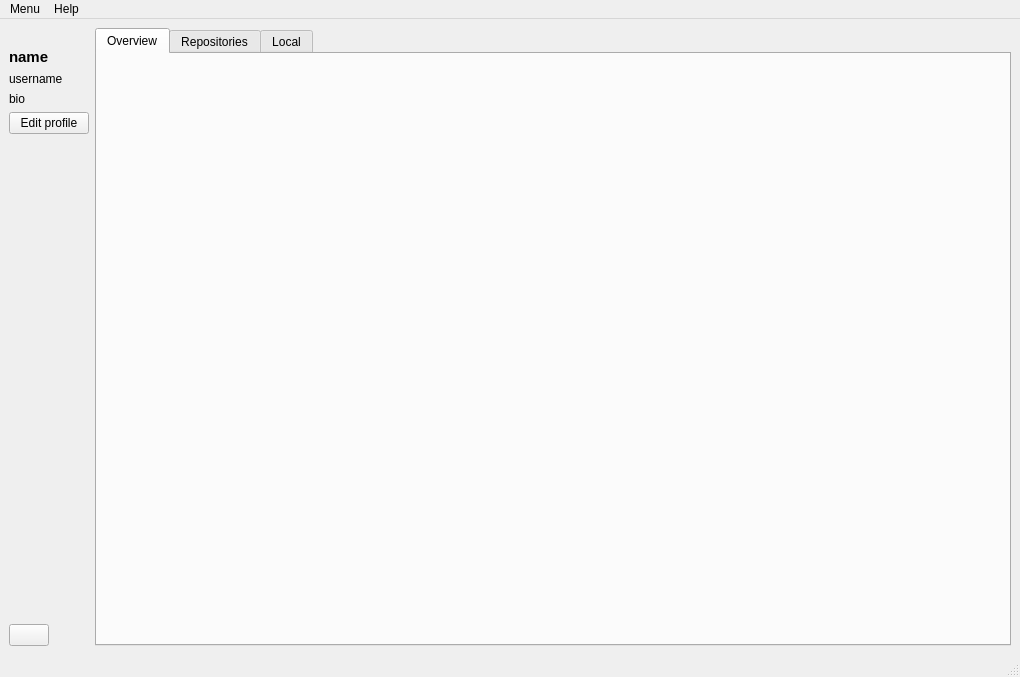
<?xml version="1.0" encoding="UTF-8"?>
<ui version="4.0">
 <class>MainWindow</class>
 <widget class="QMainWindow" name="MainWindow">
  <property name="geometry">
   <rect>
    <x>0</x>
    <y>0</y>
    <width>1020</width>
    <height>677</height>
   </rect>
  </property>
  <property name="windowTitle">
   <string>GitHub Manager</string>
  </property>
  <widget class="QWidget" name="centralwidget">
   <layout class="QHBoxLayout" name="horizontalLayout">
    <item>
     <layout class="QVBoxLayout" name="verticalLayout_2">
      <property name="sizeConstraint">
       <enum>QLayout::SetFixedSize</enum>
      </property>
      <item>
       <widget class="QLabel" name="profileImageLabel">
        <property name="sizePolicy">
         <sizepolicy hsizetype="Fixed" vsizetype="Fixed">
          <horstretch>0</horstretch>
          <verstretch>0</verstretch>
         </sizepolicy>
        </property>
        <property name="text">
         <string/>
        </property>
       </widget>
      </item>
      <item>
       <widget class="QLabel" name="nameLabel">
        <property name="font">
         <font>
          <pointsize>11</pointsize>
          <bold>true</bold>
         </font>
        </property>
        <property name="text">
         <string>name</string>
        </property>
        <property name="alignment">
         <set>Qt::AlignLeading|Qt::AlignLeft|Qt::AlignVCenter</set>
        </property>
       </widget>
      </item>
      <item>
       <widget class="QLabel" name="userNameLabel">
        <property name="sizePolicy">
         <sizepolicy hsizetype="Preferred" vsizetype="Fixed">
          <horstretch>0</horstretch>
          <verstretch>0</verstretch>
         </sizepolicy>
        </property>
        <property name="text">
         <string>username</string>
        </property>
        <property name="alignment">
         <set>Qt::AlignLeading|Qt::AlignLeft|Qt::AlignVCenter</set>
        </property>
       </widget>
      </item>
      <item>
       <widget class="QLabel" name="bioLabel">
        <property name="sizePolicy">
         <sizepolicy hsizetype="Preferred" vsizetype="Fixed">
          <horstretch>0</horstretch>
          <verstretch>0</verstretch>
         </sizepolicy>
        </property>
           <property name="text">
               <string>bio</string>
           </property>
           <property name="alignment">
               <set>Qt::AlignLeading|Qt::AlignLeft|Qt::AlignVCenter</set>
           </property>
       </widget>
      </item>
         <item>
             <widget class="QPushButton" name="editProfileButton">
                 <property name="text">
                     <string>Edit profile</string>
                 </property>
             </widget>
         </item>
         <item>
             <widget class="IconLabel" name="companyWidget" native="true">
                 <property name="sizePolicy">
                     <sizepolicy hsizetype="Fixed" vsizetype="Preferred">
                         <horstretch>0</horstretch>
                         <verstretch>0</verstretch>
                     </sizepolicy>
                 </property>
             </widget>
         </item>
         <item>
       <widget class="IconLabel" name="locationWidget" native="true">
        <property name="sizePolicy">
         <sizepolicy hsizetype="Fixed" vsizetype="Preferred">
          <horstretch>0</horstretch>
          <verstretch>0</verstretch>
         </sizepolicy>
        </property>
       </widget>
      </item>
      <item>
       <widget class="IconLabel" name="twitterWidget" native="true">
        <property name="sizePolicy">
         <sizepolicy hsizetype="Fixed" vsizetype="Preferred">
          <horstretch>0</horstretch>
          <verstretch>0</verstretch>
         </sizepolicy>
        </property>
       </widget>
      </item>
      <item>
       <widget class="IconLabel" name="joinedWidget" native="true">
        <property name="sizePolicy">
         <sizepolicy hsizetype="Fixed" vsizetype="Preferred">
          <horstretch>0</horstretch>
          <verstretch>0</verstretch>
         </sizepolicy>
        </property>
       </widget>
      </item>
      <item>
          <spacer name="verticalSpacer">
              <property name="orientation">
                  <enum>Qt::Vertical</enum>
              </property>
              <property name="sizeHint" stdset="0">
                  <size>
                      <width>20</width>
                      <height>40</height>
                  </size>
              </property>
          </spacer>
      </item>
         <item>
             <widget class="QPushButton" name="infoButton">
                 <property name="sizePolicy">
                     <sizepolicy hsizetype="Fixed" vsizetype="Fixed">
                         <horstretch>0</horstretch>
                         <verstretch>0</verstretch>
                     </sizepolicy>
                 </property>
                 <property name="text">
                     <string/>
                 </property>
             </widget>
         </item>
     </layout>
    </item>
    <item>
     <layout class="QVBoxLayout" name="verticalLayout">
      <item>
       <widget class="QTabWidget" name="mainTabWidget">
        <property name="tabPosition">
         <enum>QTabWidget::North</enum>
        </property>
        <property name="tabShape">
         <enum>QTabWidget::Rounded</enum>
        </property>
        <property name="currentIndex">
            <number>0</number>
        </property>
        <property name="iconSize">
         <size>
          <width>16</width>
          <height>16</height>
         </size>
        </property>
        <property name="elideMode">
         <enum>Qt::ElideMiddle</enum>
        </property>
        <property name="documentMode">
         <bool>false</bool>
        </property>
        <property name="tabsClosable">
         <bool>false</bool>
        </property>
        <property name="movable">
         <bool>false</bool>
        </property>
           <widget class="QWidget" name="overviewTab">
               <attribute name="icon">
                   <iconset>
                       <normaloff>../resources/icons/dark open book.png</normaloff>../resources/icons/dark open book.png
                   </iconset>
               </attribute>
               <attribute name="title">
                   <string>Overview</string>
               </attribute>
           </widget>
           <widget class="QWidget" name="repositoriesTab">
               <attribute name="icon">
                   <iconset>
                       <normaloff>../resources/icons/dark repo.png</normaloff>../resources/icons/dark repo.png
                   </iconset>
               </attribute>
               <attribute name="title">
                   <string>Repositories</string>
               </attribute>
           </widget>
           <widget class="QWidget" name="localTab">
               <attribute name="icon">
                   <iconset>
                       <normaloff>../resources/icons/dark star.png</normaloff>../resources/icons/dark star.png
                   </iconset>
               </attribute>
               <attribute name="title">
                   <string>Local</string>
               </attribute>
           </widget>
       </widget>
      </item>
     </layout>
    </item>
   </layout>
  </widget>
     <widget class="QMenuBar" name="menubar">
         <property name="geometry">
             <rect>
                 <x>0</x>
                 <y>0</y>
                 <width>1020</width>
                 <height>22</height>
             </rect>
         </property>
         <widget class="QMenu" name="menuHelp">
             <property name="title">
                 <string>Help</string>
             </property>
             <addaction name="actionAyuda"/>
             <addaction name="separator"/>
             <addaction name="actionAbout"/>
         </widget>
         <widget class="QMenu" name="menuMenu">
             <property name="title">
                 <string>Menu</string>
             </property>
             <addaction name="actionReload"/>
             <addaction name="separator"/>
             <addaction name="actionExit"/>
         </widget>
         <addaction name="menuMenu"/>
         <addaction name="menuHelp"/>
     </widget>
     <widget class="QStatusBar" name="statusbar"/>
     <action name="actionAbout">
         <property name="text">
             <string>Acerca de</string>
         </property>
     </action>
     <action name="actionAyuda">
         <property name="text">
             <string>Ayuda de GitHub Manager</string>
         </property>
     </action>
     <action name="actionExit">
         <property name="text">
             <string>Exit</string>
         </property>
     </action>
     <action name="actionReload">
         <property name="text">
             <string>Reload</string>
         </property>
         <property name="shortcut">
             <string>Ctrl+R</string>
         </property>
     </action>
 </widget>
 <customwidgets>
  <customwidget>
   <class>IconLabel</class>
   <extends>QWidget</extends>
   <header>widgets.IconLabel</header>
   <container>1</container>
  </customwidget>
 </customwidgets>
 <resources/>
 <connections/>
</ui>
